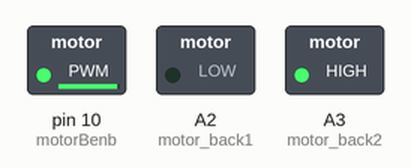
A sketch run on a simulated Arduino Uno, built with avr-gcc and run on an emulated ATmega328P. Shown: switched loads named in the sketch (green lamp = pin HIGH).

Above: at 0.1 s.
Timing chart, 0 to 1.6 s (numbered marks = the images above):
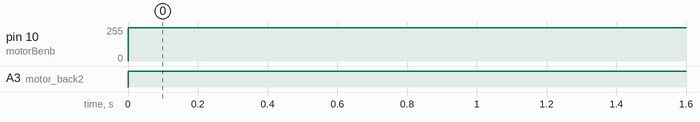

Measured:
- by itself, pin 10 (motorBenb): 0/255 → 250/255 at 0.00 s
- by itself, A3 (motor_back2): LOW → HIGH at 0.00 s

The sketch:

motor_back_test.ino
```cpp
int motor_back1 =A2;
int motor_back2 = A3;
int motorBenb = 10;
#define motor_backrpm 250
void setup() {
  // put your setup code here, to run once:
Serial.begin(9600);
  pinMode(motor_back1, OUTPUT);
  pinMode(motor_back2, OUTPUT);
  pinMode(motorBenb, OUTPUT);
}

void loop() {
  // put your main code here, to run repeatedly:
forward();
}
void forward(){
digitalWrite(motor_back1, LOW);
digitalWrite(motor_back2, HIGH);
analogWrite(motorBenb,motor_backrpm );
}
```
